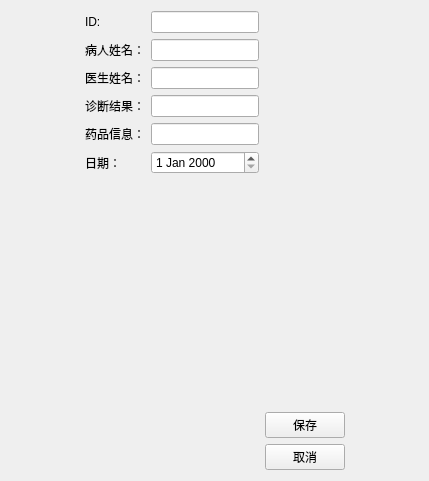
<?xml version="1.0" encoding="UTF-8"?>
<ui version="4.0">
 <class>Recordeditview</class>
 <widget class="QWidget" name="Recordeditview">
  <property name="geometry">
   <rect>
    <x>0</x>
    <y>0</y>
    <width>429</width>
    <height>481</height>
   </rect>
  </property>
  <property name="windowTitle">
   <string>Form</string>
  </property>
  <layout class="QHBoxLayout" name="horizontalLayout">
   <item>
    <spacer name="horizontalSpacer">
     <property name="orientation">
      <enum>Qt::Orientation::Horizontal</enum>
     </property>
     <property name="sizeHint" stdset="0">
      <size>
       <width>65</width>
       <height>20</height>
      </size>
     </property>
    </spacer>
   </item>
   <item>
    <layout class="QFormLayout" name="formLayout">
     <item row="0" column="0">
      <widget class="QLabel" name="label">
       <property name="text">
        <string>ID:</string>
       </property>
      </widget>
     </item>
     <item row="0" column="1">
      <widget class="QLineEdit" name="dbEditID"/>
     </item>
     <item row="1" column="0">
      <widget class="QLabel" name="label_4">
       <property name="text">
        <string>病人姓名：</string>
       </property>
      </widget>
     </item>
     <item row="1" column="1">
      <widget class="QLineEdit" name="dbEditPaName"/>
     </item>
     <item row="2" column="0">
      <widget class="QLabel" name="label_2">
       <property name="text">
        <string>医生姓名：</string>
       </property>
      </widget>
     </item>
     <item row="2" column="1">
      <widget class="QLineEdit" name="dbEditDoName"/>
     </item>
     <item row="3" column="0">
      <widget class="QLabel" name="label_10">
       <property name="text">
        <string>诊断结果：</string>
       </property>
      </widget>
     </item>
     <item row="3" column="1">
      <widget class="QLineEdit" name="dbEditRseult"/>
     </item>
     <item row="4" column="0">
      <widget class="QLabel" name="label_3">
       <property name="text">
        <string>药品信息：</string>
       </property>
      </widget>
     </item>
     <item row="6" column="0">
      <widget class="QLabel" name="label_6">
       <property name="text">
        <string/>
       </property>
      </widget>
     </item>
     <item row="4" column="1">
      <widget class="QLineEdit" name="dbEditMedicine"/>
     </item>
     <item row="5" column="0">
      <widget class="QLabel" name="label_5">
       <property name="text">
        <string>日期：</string>
       </property>
      </widget>
     </item>
     <item row="5" column="1">
      <widget class="QDateEdit" name="dateEdit"/>
     </item>
    </layout>
   </item>
   <item>
    <layout class="QVBoxLayout" name="verticalLayout">
     <item>
      <spacer name="verticalSpacer">
       <property name="orientation">
        <enum>Qt::Orientation::Vertical</enum>
       </property>
       <property name="sizeHint" stdset="0">
        <size>
         <width>20</width>
         <height>40</height>
        </size>
       </property>
      </spacer>
     </item>
     <item>
      <widget class="QPushButton" name="btnsave_4">
       <property name="text">
        <string>保存</string>
       </property>
      </widget>
     </item>
     <item>
      <widget class="QPushButton" name="btncancel_4">
       <property name="text">
        <string>取消</string>
       </property>
      </widget>
     </item>
    </layout>
   </item>
   <item>
    <spacer name="horizontalSpacer_2">
     <property name="orientation">
      <enum>Qt::Orientation::Horizontal</enum>
     </property>
     <property name="sizeHint" stdset="0">
      <size>
       <width>64</width>
       <height>20</height>
      </size>
     </property>
    </spacer>
   </item>
  </layout>
 </widget>
 <resources/>
 <connections/>
</ui>
